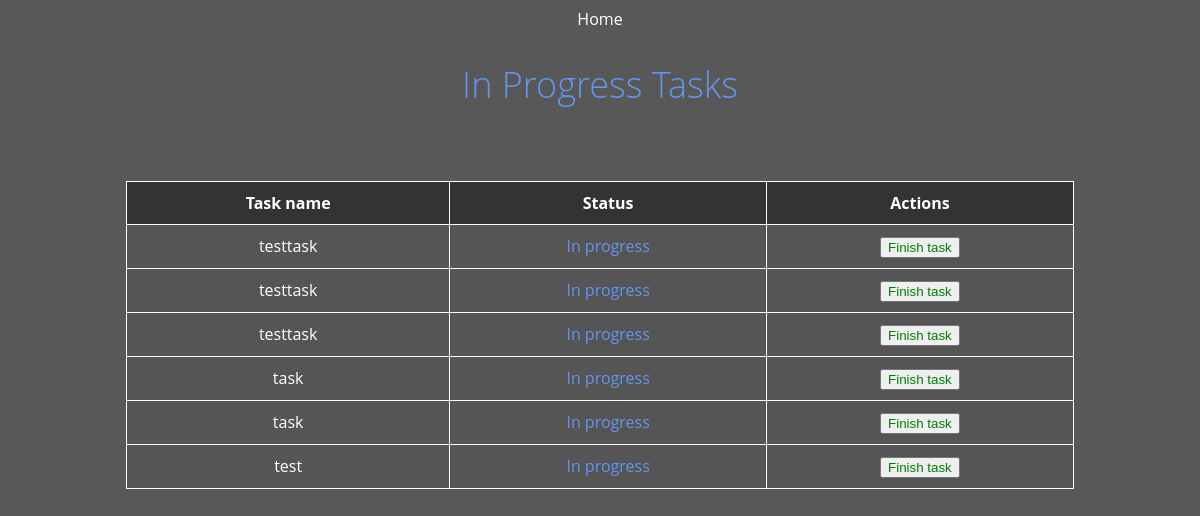
Screenshot of /in-progress-tasks/ (signed in) with the database file from the repository.
### application/models.py (models this page shows, shortened)
class Todo(models.Model):
    user = models.ForeignKey(User, on_delete=models.CASCADE)
    name = models.CharField(max_length=100)
    status = models.BooleanField(default=False)

### application/views.py (the view)
# urls.py: path('in-progress-tasks/', views.in_progress_tasks, name='in_progress_tasks'),
def in_progress_tasks(request):
    in_progress_todos = Todo.objects.filter(user=request.user, status=False)
    context = {
        'todos': in_progress_todos
    }
    return render(request, 'in_progress_tasks.html', context)

### application/templates/in_progress_tasks.html (shortened to what this page needs)
<!DOCTYPE html>
<html lang="en">
<head>
</head>
<body>
    <a href="{% url 'home' %}">Home</a>
    <h2>In Progress Tasks</h2><br>
    <table>
        <thead>
            <tr>
                <th>Task name</th>
                <th>Status</th>
                <th>Actions</th>
            </tr>
        </thead>
        <tbody>
            {% for todo in todos %}
            <tr>
                <td>{{ todo.name }}</td>
                <td style="color: cornflowerblue">In progress</td>
                <td>
                    <a href="{% url 'update' todo.name %}"><button style="color: green">Finish task</button></a>
                </td>
            </tr>
            {% endfor %}
        </tbody>
    </table>
</body>
</html>

### application/templates/in_progress_tasks.html (style rules this page uses)
body { background-color: #585858; text-align: center; font-family: "Open Sans", sans-serif; color: #fff; }
h2 { font-size: 36px; font-weight: 300; color: cornflowerblue; }
a { color: #fff; text-decoration: none; }
table { margin: 20px auto; border-collapse: collapse; width: 80%; }
table th, table td { padding: 10px; border: 1px solid #fff; color: #fff; }
table th { background-color: #333; }
table td { background-color: #555; }
table td a { text-decoration: none; }

### rows the page displays
Todo: name "testtask"
Todo: name "testtask"
Todo: name "testtask"
Todo: name "task"
Todo: name "task"
Todo: name "test"
